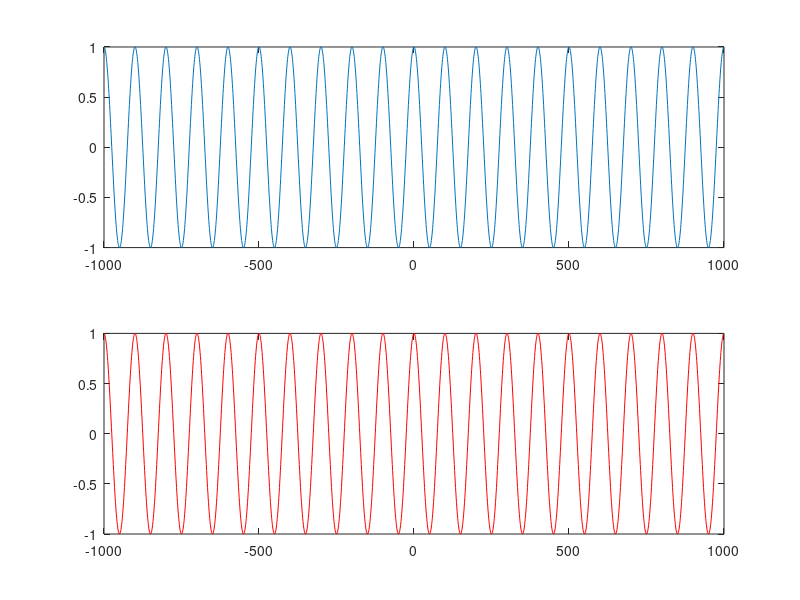

Reproduce this figure in MATLAB.
n=-1000:1000;
x=exp(j*2*pi*0.01*n);  % definimos la exprecion
hold
subplot (2,1,1); % esto nos permite tener las dos graficas en la misma imagen
plot(n, real(x)) ; % graficamos la funcion x
subplot (2,1,2);  % esto nos permite tener las dos graficas en la misma imagen
y=exp(j*2*pi*2.01*n); %definimos la funcion
plot(n,real(y),'r'); %graficamos la funcion y
